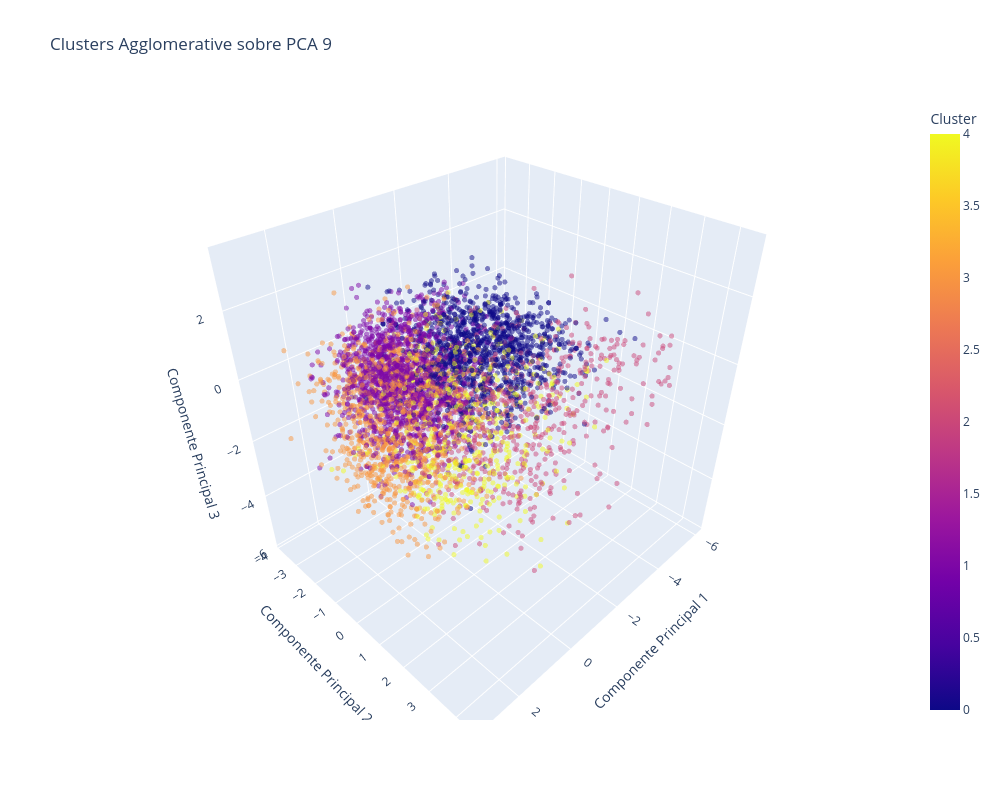

The notebook cell saved with this chart:
### Code cell
# PCA 3 EXCLUSIVAMENTE PARA VISUALIZACIÓN

pca3 = PCA(n_components=3)

X_pca_df3 = pca3.fit_transform(X_pca)

df_pca_3 = pd.DataFrame(
    X_pca_df3,
    columns=[f"PC{i}" for i in range(1, 4)],
    index=df.index
)

df_pca_3["popularity_category"] = df["popularity_category"]

df_muestra_agg_pca3 = df_pca_3.loc[
    df_muestra_agg.index
].copy()

df_muestra_agg_pca3["cluster"] = labels_agg

fig = px.scatter_3d(
    df_muestra_agg_pca3,
    x="PC1",
    y="PC2",
    z="PC3",
    color="cluster",
    title="Clusters Agglomerative sobre PCA 9",
    labels={
        "PC1": "Componente Principal 1",
        "PC2": "Componente Principal 2",
        "PC3": "Componente Principal 3",
        "cluster": "Cluster"
    },
    opacity=0.5
)

fig.update_traces(
    marker=dict(size=3)
)

fig.update_layout(
    width=1000,
    height=800
)

fig.show()

### Figure 1 — Plotly figure (JSON) as saved in the notebook; plotly's stock layout.template omitted (floating-point values rounded to 4 significant figures; data arrays with more than 128 entries replaced by an {"elided": "..."} marker saying what was removed)
{"data": [{"hovertemplate": "Componente Principal 1=%{x}<br>Componente Principal 2=%{y}<br>Componente Principal 3=%{z}<br>Cluster=%{marker.color}<extra></extra>", "legendgroup": "", "marker": {"color": {"elided": "5000 int values"}, "coloraxis": "coloraxis", "opacity": 0.5, "size": 3, "symbol": "circle"}, "mode": "markers", "name": "", "scene": "scene", "showlegend": false, "type": "scatter3d", "x": {"elided": "5000 float values"}, "y": {"elided": "5000 float values"}, "z": {"elided": "5000 float values"}}], "layout": {"coloraxis": {"colorbar": {"title": {"text": "Cluster"}}, "colorscale": [[0, "#0d0887"], [0.1111, "#46039f"], [0.2222, "#7201a8"], [0.3333, "#9c179e"], [0.4444, "#bd3786"], [0.5556, "#d8576b"], [0.6667, "#ed7953"], [0.7778, "#fb9f3a"], [0.8889, "#fdca26"], [1, "#f0f921"]]}, "height": 800, "legend": {"tracegroupgap": 0}, "scene": {"domain": {"x": [0, 1], "y": [0, 1]}, "xaxis": {"title": {"text": "Componente Principal 1"}}, "yaxis": {"title": {"text": "Componente Principal 2"}}, "zaxis": {"title": {"text": "Componente Principal 3"}}}, "title": {"text": "Clusters Agglomerative sobre PCA 9"}, "width": 1000}}
